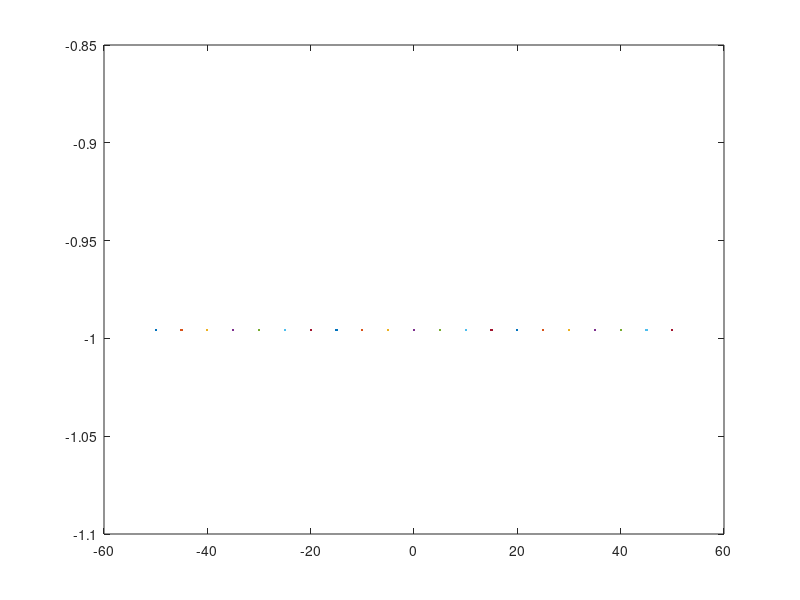

Source code (MATLAB):
% Author         :Patricia Zaragoza Palma
% Date           :20211028
% version        :ecuacion3
% usage          :octave /phat/ ecuacion3
% Note           :Requiere aplicacion de octave para la ejecucion y graficacion de las ecuaciones 

clear
% Dominio de la Funcion 
t= -50:5:50
% Reglas de correspondencia (Funcion)
y= t / (2 - t)
% Plotear funcion 
plot(t, y);
